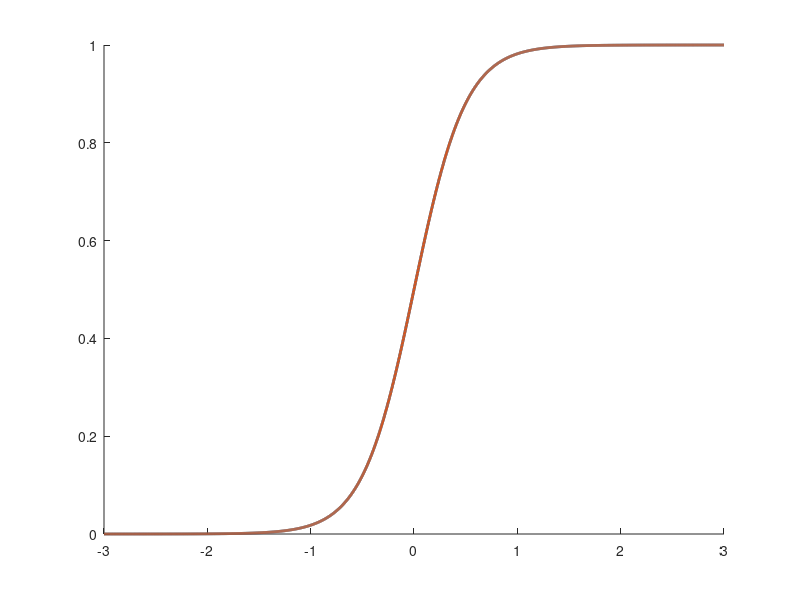

MATLAB code to generate this figure: (Note: this script raises an error after producing the figure.)
% plot_unit_slope_sigmoids.m
%
% Overlay two smooth sigmoids with range (0, 1), midpoint 0.5 at x = 0,
% and unit slope at x = 0.

close all; clear; clc;

x = linspace(-3, 3, 2001);

% The factor 4 gives the logistic sigmoid unit slope at its midpoint.
logistic_sigmoid = 1 ./ (1 + exp(-4 .* x));

% Scaling tanh by 1/2 sets its range to (0, 1); the factor 2 inside tanh
% gives the transformed function unit slope at its midpoint.
scaled_tanh = 0.5 .* (tanh(2 .* x) + 1);

colors = lines(2);
figure('Color', 'w', 'Name', 'Unit-slope sigmoid comparison');
hold on;
plot(x, logistic_sigmoid, ...
    'Color', colors(1, :), 'LineWidth', 2);
plot(x, scaled_tanh, ...
    'Color', colors(2, :), 'LineWidth', 2);
xline(0, ':', 'Color', [0.5 0.5 0.5], 'HandleVisibility', 'off');
yline(0.5, ':', 'Color', [0.5 0.5 0.5], 'HandleVisibility', 'off');
plot(0, 0.5, 'o', ...
    'MarkerSize', 6, ...
    'MarkerFaceColor', [0.25 0.25 0.25], ...
    'MarkerEdgeColor', [0.25 0.25 0.25], ...
    'HandleVisibility', 'off');
hold off;

xlim([-3 3]);
ylim([0 1]);
xlabel('Input, x');
ylabel('Activation');
title('Range-(0,1) sigmoids with unit slope at x = 0');
legend({ ...
    '$[1+\exp(-4x)]^{-1}$', ...
    '$[\tanh(2x)+1]/2$'}, ...
    'Interpreter', 'latex', ...
    'Location', 'southeast');
grid on;
box off;
